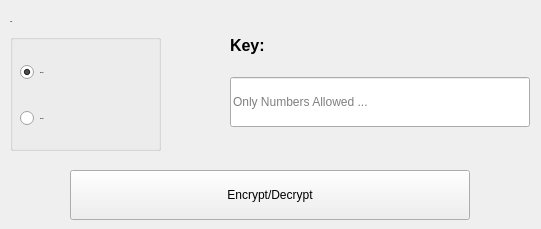
       <widget class="QWidget" name="transpose_p">
        <widget class="QPushButton" name="ecode_decod_t">
         <property name="geometry">
          <rect>
           <x>70</x>
           <y>170</y>
           <width>400</width>
           <height>50</height>
          </rect>
         </property>
         <property name="text">
          <string>Encrypt/Decrypt</string>
         </property>
        </widget>
        <widget class="QGroupBox" name="Type_2">
         <property name="geometry">
          <rect>
           <x>10</x>
           <y>20</y>
           <width>151</width>
           <height>131</height>
          </rect>
         </property>
         <property name="font">
          <font>
           <family>Segoe UI</family>
           <pointsize>-1</pointsize>
           <weight>75</weight>
           <bold>true</bold>
          </font>
         </property>
         <property name="title">
          <string>Type:</string>
         </property>
         <property name="alignment">
          <set>Qt::AlignLeading|Qt::AlignLeft|Qt::AlignTop</set>
         </property>
         <property name="flat">
          <bool>false</bool>
         </property>
         <widget class="QWidget" name="layoutWidget_4">
          <property name="geometry">
           <rect>
            <x>10</x>
            <y>20</y>
            <width>141</width>
            <height>111</height>
           </rect>
          </property>
          <layout class="QVBoxLayout" name="verticalLayout_6">
           <item>
            <widget class="QRadioButton" name="r_encode_t">
             <property name="text">
              <string>Encrypt</string>
             </property>
             <property name="checked">
              <bool>true</bool>
             </property>
            </widget>
           </item>
           <item>
            <widget class="QRadioButton" name="r_decode_t">
             <property name="text">
              <string>Decrypt</string>
             </property>
            </widget>
           </item>
          </layout>
         </widget>
        </widget>
        <widget class="QWidget" name="layoutWidget_8">
         <property name="geometry">
          <rect>
           <x>230</x>
           <y>20</y>
           <width>302</width>
           <height>109</height>
          </rect>
         </property>
         <layout class="QVBoxLayout" name="verticalLayout_7">
          <item>
           <widget class="QLabel" name="label_3">
            <property name="sizePolicy">
             <sizepolicy hsizetype="Fixed" vsizetype="Fixed">
              <horstretch>0</horstretch>
              <verstretch>0</verstretch>
             </sizepolicy>
            </property>
            <property name="minimumSize">
             <size>
              <width>71</width>
              <height>51</height>
             </size>
            </property>
            <property name="maximumSize">
             <size>
              <width>71</width>
              <height>51</height>
             </size>
            </property>
            <property name="font">
             <font>
              <family>Segoe UI</family>
              <pointsize>12</pointsize>
              <weight>75</weight>
              <italic>false</italic>
              <bold>true</bold>
             </font>
            </property>
            <property name="text">
             <string>Key:</string>
            </property>
           </widget>
          </item>
          <item>
           <widget class="QLineEdit" name="key_t">
            <property name="sizePolicy">
             <sizepolicy hsizetype="Fixed" vsizetype="Fixed">
              <horstretch>0</horstretch>
              <verstretch>0</verstretch>
             </sizepolicy>
            </property>
            <property name="minimumSize">
             <size>
              <width>300</width>
              <height>50</height>
             </size>
            </property>
            <property name="maximumSize">
             <size>
              <width>300</width>
              <height>50</height>
             </size>
            </property>
            <property name="placeholderText">
             <string>Only Numbers Allowed ...</string>
            </property>
           </widget>
          </item>
         </layout>
        </widget>
       </widget>
